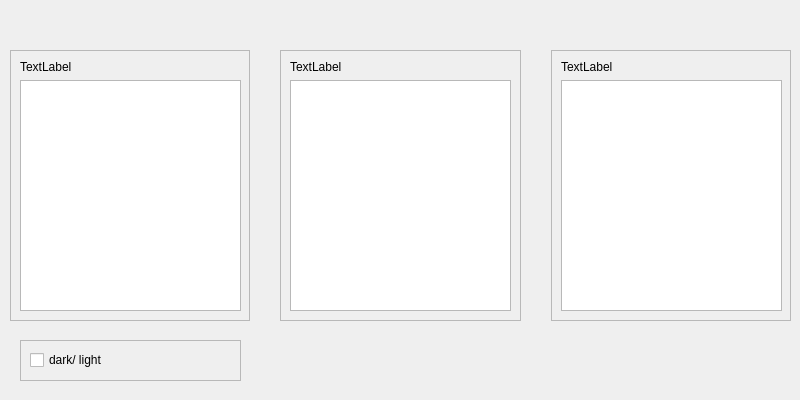
<?xml version="1.0" encoding="UTF-8"?>
<ui version="4.0">
 <class>Form</class>
 <widget class="QWidget" name="Form">
  <property name="geometry">
   <rect>
    <x>0</x>
    <y>0</y>
    <width>800</width>
    <height>400</height>
   </rect>
  </property>
  <property name="windowTitle">
   <string>Form</string>
  </property>
  <widget class="QFrame" name="frame_4">
   <property name="geometry">
    <rect>
     <x>20</x>
     <y>340</y>
     <width>221</width>
     <height>41</height>
    </rect>
   </property>
   <property name="frameShape">
    <enum>QFrame::Shape::StyledPanel</enum>
   </property>
   <property name="frameShadow">
    <enum>QFrame::Shadow::Raised</enum>
   </property>
   <widget class="CheckBox" name="settings">
    <property name="geometry">
     <rect>
      <x>10</x>
      <y>10</y>
      <width>211</width>
      <height>20</height>
     </rect>
    </property>
    <property name="text">
     <string>dark/ light</string>
    </property>
   </widget>
  </widget>
  <widget class="QWidget" name="layoutWidget">
   <property name="geometry">
    <rect>
     <x>10</x>
     <y>50</y>
     <width>781</width>
     <height>271</height>
    </rect>
   </property>
   <layout class="QHBoxLayout" name="horizontalLayout">
    <property name="spacing">
     <number>30</number>
    </property>
    <item>
     <widget class="QFrame" name="frame">
      <property name="frameShape">
       <enum>QFrame::Shape::StyledPanel</enum>
      </property>
      <property name="frameShadow">
       <enum>QFrame::Shadow::Raised</enum>
      </property>
      <widget class="QWidget" name="layoutWidget">
       <property name="geometry">
        <rect>
         <x>10</x>
         <y>10</y>
         <width>221</width>
         <height>251</height>
        </rect>
       </property>
       <layout class="QVBoxLayout" name="verticalLayout">
        <item>
         <widget class="SubtitleLabel" name="wuwa_label">
          <property name="text">
           <string>TextLabel</string>
          </property>
         </widget>
        </item>
        <item>
         <widget class="FlipView" name="wuwa_flipview"/>
        </item>
       </layout>
      </widget>
     </widget>
    </item>
    <item>
     <widget class="QFrame" name="frame_2">
      <property name="frameShape">
       <enum>QFrame::Shape::StyledPanel</enum>
      </property>
      <property name="frameShadow">
       <enum>QFrame::Shadow::Raised</enum>
      </property>
      <widget class="QWidget" name="layoutWidget">
       <property name="geometry">
        <rect>
         <x>10</x>
         <y>10</y>
         <width>221</width>
         <height>251</height>
        </rect>
       </property>
       <layout class="QVBoxLayout" name="verticalLayout_2">
        <item>
         <widget class="SubtitleLabel" name="car_label">
          <property name="text">
           <string>TextLabel</string>
          </property>
         </widget>
        </item>
        <item>
         <widget class="FlipView" name="car_flipview"/>
        </item>
       </layout>
      </widget>
     </widget>
    </item>
    <item>
     <widget class="QFrame" name="frame_3">
      <property name="frameShape">
       <enum>QFrame::Shape::StyledPanel</enum>
      </property>
      <property name="frameShadow">
       <enum>QFrame::Shadow::Raised</enum>
      </property>
      <widget class="QWidget" name="layoutWidget_2">
       <property name="geometry">
        <rect>
         <x>10</x>
         <y>10</y>
         <width>221</width>
         <height>251</height>
        </rect>
       </property>
       <layout class="QVBoxLayout" name="verticalLayout_3">
        <item>
         <widget class="SubtitleLabel" name="default_label">
          <property name="text">
           <string>TextLabel</string>
          </property>
         </widget>
        </item>
        <item>
         <widget class="FlipView" name="default_flipview"/>
        </item>
       </layout>
      </widget>
     </widget>
    </item>
   </layout>
  </widget>
 </widget>
 <customwidgets>
  <customwidget>
   <class>FlipView</class>
   <extends>QListWidget</extends>
   <header>qfluentwidgets</header>
  </customwidget>
  <customwidget>
   <class>CheckBox</class>
   <extends>QCheckBox</extends>
   <header>qfluentwidgets</header>
  </customwidget>
  <customwidget>
   <class>SubtitleLabel</class>
   <extends>QLabel</extends>
   <header>qfluentwidgets</header>
  </customwidget>
 </customwidgets>
 <resources/>
 <connections/>
</ui>
